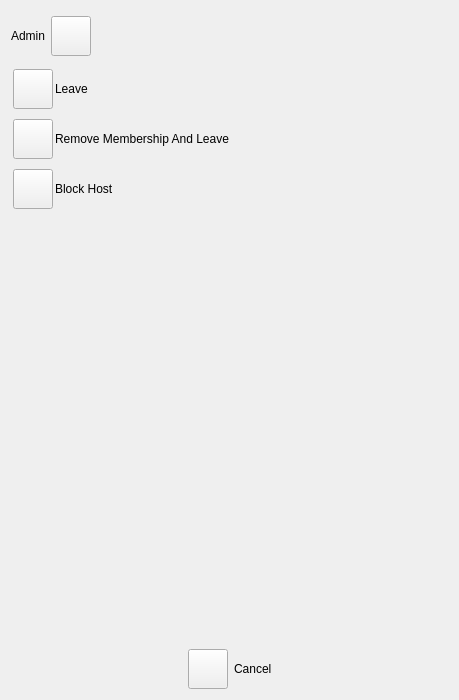
<?xml version="1.0" encoding="UTF-8"?>
<ui version="4.0">
 <class>AppletHostLeaveUi</class>
 <widget class="QWidget" name="AppletHostLeaveUi">
  <property name="geometry">
   <rect>
    <x>0</x>
    <y>0</y>
    <width>459</width>
    <height>700</height>
   </rect>
  </property>
  <property name="sizePolicy">
   <sizepolicy hsizetype="Ignored" vsizetype="Expanding">
    <horstretch>0</horstretch>
    <verstretch>0</verstretch>
   </sizepolicy>
  </property>
  <property name="windowTitle">
   <string>Host Leave</string>
  </property>
  <layout class="QVBoxLayout" name="verticalLayout">
   <item>
    <layout class="QHBoxLayout" name="horizontalLayout_2">
     <item>
      <widget class="VxLabel" name="m_AdminLabel">
       <property name="sizePolicy">
        <sizepolicy hsizetype="Preferred" vsizetype="Preferred">
         <horstretch>0</horstretch>
         <verstretch>0</verstretch>
        </sizepolicy>
       </property>
       <property name="text">
        <string>Admin</string>
       </property>
      </widget>
     </item>
     <item>
      <widget class="VxPushButton" name="m_HostTypeButton">
       <property name="sizePolicy">
        <sizepolicy hsizetype="Fixed" vsizetype="Fixed">
         <horstretch>0</horstretch>
         <verstretch>0</verstretch>
        </sizepolicy>
       </property>
       <property name="minimumSize">
        <size>
         <width>40</width>
         <height>40</height>
        </size>
       </property>
       <property name="maximumSize">
        <size>
         <width>40</width>
         <height>40</height>
        </size>
       </property>
       <property name="text">
        <string/>
       </property>
      </widget>
     </item>
     <item>
      <widget class="IdentWidget" name="m_HostIdentWidget" native="true">
       <property name="sizePolicy">
        <sizepolicy hsizetype="Expanding" vsizetype="Fixed">
         <horstretch>0</horstretch>
         <verstretch>0</verstretch>
        </sizepolicy>
       </property>
       <property name="minimumSize">
        <size>
         <width>0</width>
         <height>50</height>
        </size>
       </property>
       <property name="maximumSize">
        <size>
         <width>16777215</width>
         <height>50</height>
        </size>
       </property>
      </widget>
     </item>
    </layout>
   </item>
   <item>
    <widget class="QFrame" name="m_LeaveFrame">
     <layout class="QHBoxLayout" name="horizontalLayout_12">
      <property name="spacing">
       <number>2</number>
      </property>
      <property name="leftMargin">
       <number>2</number>
      </property>
      <property name="topMargin">
       <number>2</number>
      </property>
      <property name="rightMargin">
       <number>2</number>
      </property>
      <property name="bottomMargin">
       <number>2</number>
      </property>
      <item>
       <widget class="VxPushButton" name="m_LeaveButton">
        <property name="minimumSize">
         <size>
          <width>40</width>
          <height>40</height>
         </size>
        </property>
        <property name="maximumSize">
         <size>
          <width>40</width>
          <height>40</height>
         </size>
        </property>
        <property name="text">
         <string/>
        </property>
       </widget>
      </item>
      <item>
       <widget class="VxLabel" name="m_LeaveLabel">
        <property name="sizePolicy">
         <sizepolicy hsizetype="Expanding" vsizetype="Preferred">
          <horstretch>0</horstretch>
          <verstretch>0</verstretch>
         </sizepolicy>
        </property>
        <property name="text">
         <string>Leave</string>
        </property>
       </widget>
      </item>
     </layout>
    </widget>
   </item>
   <item>
    <widget class="QFrame" name="m_BootFrame">
     <layout class="QHBoxLayout" name="horizontalLayout_13">
      <property name="spacing">
       <number>2</number>
      </property>
      <property name="leftMargin">
       <number>2</number>
      </property>
      <property name="topMargin">
       <number>2</number>
      </property>
      <property name="rightMargin">
       <number>2</number>
      </property>
      <property name="bottomMargin">
       <number>2</number>
      </property>
      <item>
       <widget class="VxPushButton" name="m_BootButton">
        <property name="sizePolicy">
         <sizepolicy hsizetype="Fixed" vsizetype="Fixed">
          <horstretch>40</horstretch>
          <verstretch>40</verstretch>
         </sizepolicy>
        </property>
        <property name="minimumSize">
         <size>
          <width>40</width>
          <height>40</height>
         </size>
        </property>
        <property name="text">
         <string/>
        </property>
       </widget>
      </item>
      <item>
       <widget class="VxLabel" name="m_BootLabel">
        <property name="sizePolicy">
         <sizepolicy hsizetype="Expanding" vsizetype="Preferred">
          <horstretch>0</horstretch>
          <verstretch>0</verstretch>
         </sizepolicy>
        </property>
        <property name="text">
         <string>Remove Membership And Leave</string>
        </property>
       </widget>
      </item>
     </layout>
    </widget>
   </item>
   <item>
    <widget class="QFrame" name="m_BlockFrame">
     <layout class="QHBoxLayout" name="horizontalLayout_11">
      <property name="spacing">
       <number>2</number>
      </property>
      <property name="leftMargin">
       <number>2</number>
      </property>
      <property name="topMargin">
       <number>2</number>
      </property>
      <property name="rightMargin">
       <number>2</number>
      </property>
      <property name="bottomMargin">
       <number>2</number>
      </property>
      <item>
       <widget class="VxPushButton" name="m_BlockButton">
        <property name="sizePolicy">
         <sizepolicy hsizetype="Fixed" vsizetype="Fixed">
          <horstretch>40</horstretch>
          <verstretch>40</verstretch>
         </sizepolicy>
        </property>
        <property name="minimumSize">
         <size>
          <width>40</width>
          <height>40</height>
         </size>
        </property>
        <property name="maximumSize">
         <size>
          <width>40</width>
          <height>40</height>
         </size>
        </property>
        <property name="text">
         <string/>
        </property>
       </widget>
      </item>
      <item>
       <widget class="VxLabel" name="m_BlockLabel">
        <property name="sizePolicy">
         <sizepolicy hsizetype="Expanding" vsizetype="Preferred">
          <horstretch>0</horstretch>
          <verstretch>0</verstretch>
         </sizepolicy>
        </property>
        <property name="text">
         <string>Block Host</string>
        </property>
       </widget>
      </item>
     </layout>
    </widget>
   </item>
   <item>
    <spacer name="verticalSpacer">
     <property name="orientation">
      <enum>Qt::Vertical</enum>
     </property>
     <property name="sizeHint" stdset="0">
      <size>
       <width>20</width>
       <height>529</height>
      </size>
     </property>
    </spacer>
   </item>
   <item>
    <layout class="QHBoxLayout" name="horizontalLayout">
     <item>
      <spacer name="horizontalSpacer">
       <property name="orientation">
        <enum>Qt::Horizontal</enum>
       </property>
       <property name="sizeHint" stdset="0">
        <size>
         <width>40</width>
         <height>20</height>
        </size>
       </property>
      </spacer>
     </item>
     <item>
      <widget class="VxPushButton" name="m_CancelButton">
       <property name="minimumSize">
        <size>
         <width>0</width>
         <height>40</height>
        </size>
       </property>
       <property name="text">
        <string/>
       </property>
      </widget>
     </item>
     <item>
      <widget class="VxLabel" name="m_CancelLabel">
       <property name="sizePolicy">
        <sizepolicy hsizetype="Preferred" vsizetype="Preferred">
         <horstretch>0</horstretch>
         <verstretch>0</verstretch>
        </sizepolicy>
       </property>
       <property name="text">
        <string>Cancel</string>
       </property>
      </widget>
     </item>
     <item>
      <spacer name="horizontalSpacer_2">
       <property name="orientation">
        <enum>Qt::Horizontal</enum>
       </property>
       <property name="sizeHint" stdset="0">
        <size>
         <width>40</width>
         <height>20</height>
        </size>
       </property>
      </spacer>
     </item>
    </layout>
   </item>
  </layout>
 </widget>
 <customwidgets>
  <customwidget>
   <class>VxPushButton</class>
   <extends>QPushButton</extends>
   <header>VxPushButton.h</header>
  </customwidget>
  <customwidget>
   <class>VxLabel</class>
   <extends>QLabel</extends>
   <header location="global">VxLabel.h</header>
  </customwidget>
  <customwidget>
   <class>IdentWidget</class>
   <extends>QWidget</extends>
   <header location="global">IdentWidget.h</header>
   <container>1</container>
  </customwidget>
 </customwidgets>
 <resources/>
 <connections/>
</ui>
